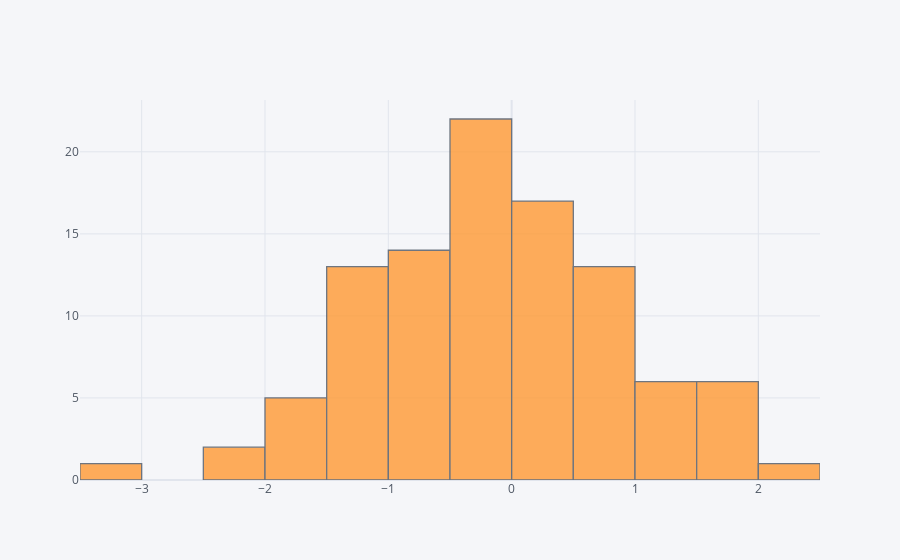

This figure's notebook cell:
### Markdown cell above
## histogram

### Code cell
df['A'].iplot(kind='hist',bins=25)

### Figure 1 — Plotly figure (JSON) as saved in the notebook; plotly's stock layout.template omitted (floating-point values rounded to 4 significant figures)
{"data": [{"histfunc": "count", "histnorm": "", "marker": {"color": "rgba(255, 153, 51, 1.0)", "line": {"color": "#4D5663", "width": 1.3}}, "name": "A", "nbinsx": 25, "opacity": 0.8, "orientation": "v", "type": "histogram", "x": [0.5382, 0.5071, 0.4389, -0.6248, -0.3286, -0.5549, 0.506, -3.198, -0.2039, 0.3459, -0.2032, -1.427, 0.1213, -0.04113, 0.09942, -0.6716, 0.8055, 1.628, -1.069, -0.6821, 1.06, -0.8874, -0.2358, -1.372, -0.5273, -0.6443, -1.251, -0.09174, 0.9307, -0.4673, 0.01839, -1.7, -0.2674, -0.7422, -0.1467, -1.628, -0.4534, -2.007, 0.1963, -1.478, -2.158, -0.7857, -1.234, 1.4, -1.009, 0.09029, -1.541, 0.0991, -0.4344, -1.538, -0.07288, -1.073, 1.846, 0.7477, -1.049, -0.69, -0.2208, 0.2687, -0.2282, 0.7311, 0.4181, 1.089, -0.3964, 0.4729, -0.6027, 0.7025, 1.457, 1.0, -1.281, 2.08, 1.539, 0.4441, -1.562, -0.3158, 0.325, -0.4222, 1.725, 0.5323, -0.3313, -1.226, -0.6631, 0.04318, 1.598, -1.351, 1.073, 0.3673, -0.4117, 0.4779, -1.074, -0.7195, 0.9657, -0.1999, 1.106, -0.3642, 0.8254, 0.7852, -0.831, 0.4499, 1.695, -0.159]}], "layout": {"barmode": "overlay", "legend": {"bgcolor": "#F5F6F9", "font": {"color": "#4D5663"}}, "paper_bgcolor": "#F5F6F9", "plot_bgcolor": "#F5F6F9", "title": {"font": {"color": "#4D5663"}}, "xaxis": {"gridcolor": "#E1E5ED", "showgrid": true, "tickfont": {"color": "#4D5663"}, "title": {"font": {"color": "#4D5663"}, "text": ""}, "zerolinecolor": "#E1E5ED"}, "yaxis": {"gridcolor": "#E1E5ED", "showgrid": true, "tickfont": {"color": "#4D5663"}, "title": {"font": {"color": "#4D5663"}, "text": ""}, "zerolinecolor": "#E1E5ED"}}}
